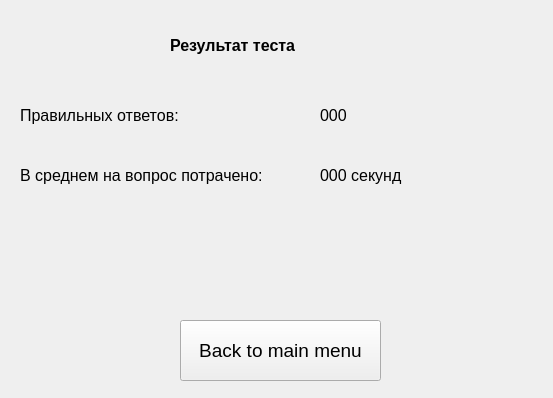
<?xml version="1.0" encoding="UTF-8"?>
<ui version="4.0">
 <class>FormTestResult</class>
 <widget class="QWidget" name="FormTestResult">
  <property name="geometry">
   <rect>
    <x>0</x>
    <y>0</y>
    <width>553</width>
    <height>398</height>
   </rect>
  </property>
  <property name="windowTitle">
   <string>Form</string>
  </property>
  <widget class="QLabel" name="labelTitle">
   <property name="geometry">
    <rect>
     <x>170</x>
     <y>30</y>
     <width>141</width>
     <height>31</height>
    </rect>
   </property>
   <property name="font">
    <font>
     <family>Microsoft YaHei UI</family>
     <pointsize>12</pointsize>
     <weight>75</weight>
     <bold>true</bold>
    </font>
   </property>
   <property name="text">
    <string>Результат теста</string>
   </property>
  </widget>
  <widget class="QLabel" name="label">
   <property name="geometry">
    <rect>
     <x>20</x>
     <y>100</y>
     <width>181</width>
     <height>31</height>
    </rect>
   </property>
   <property name="font">
    <font>
     <family>Microsoft YaHei UI</family>
     <pointsize>12</pointsize>
    </font>
   </property>
   <property name="text">
    <string>Правильных ответов: </string>
   </property>
  </widget>
  <widget class="QLabel" name="label_2">
   <property name="geometry">
    <rect>
     <x>20</x>
     <y>160</y>
     <width>281</width>
     <height>31</height>
    </rect>
   </property>
   <property name="font">
    <font>
     <family>Microsoft YaHei UI</family>
     <pointsize>12</pointsize>
    </font>
   </property>
   <property name="text">
    <string>В среднем на вопрос потрачено: </string>
   </property>
  </widget>
  <widget class="QPushButton" name="pushButton">
   <property name="geometry">
    <rect>
     <x>180</x>
     <y>320</y>
     <width>201</width>
     <height>61</height>
    </rect>
   </property>
   <property name="font">
    <font>
     <family>Microsoft YaHei UI</family>
     <pointsize>14</pointsize>
    </font>
   </property>
   <property name="text">
    <string>Back to main menu</string>
   </property>
  </widget>
  <widget class="QLabel" name="labelRightRatio">
   <property name="geometry">
    <rect>
     <x>320</x>
     <y>100</y>
     <width>181</width>
     <height>31</height>
    </rect>
   </property>
   <property name="font">
    <font>
     <family>Microsoft YaHei UI</family>
     <pointsize>12</pointsize>
    </font>
   </property>
   <property name="text">
    <string>000</string>
   </property>
  </widget>
  <widget class="QLabel" name="labelTime">
   <property name="geometry">
    <rect>
     <x>320</x>
     <y>160</y>
     <width>191</width>
     <height>31</height>
    </rect>
   </property>
   <property name="font">
    <font>
     <family>Microsoft YaHei UI</family>
     <pointsize>12</pointsize>
    </font>
   </property>
   <property name="text">
    <string>000 секунд</string>
   </property>
  </widget>
 </widget>
 <resources/>
 <connections/>
</ui>
